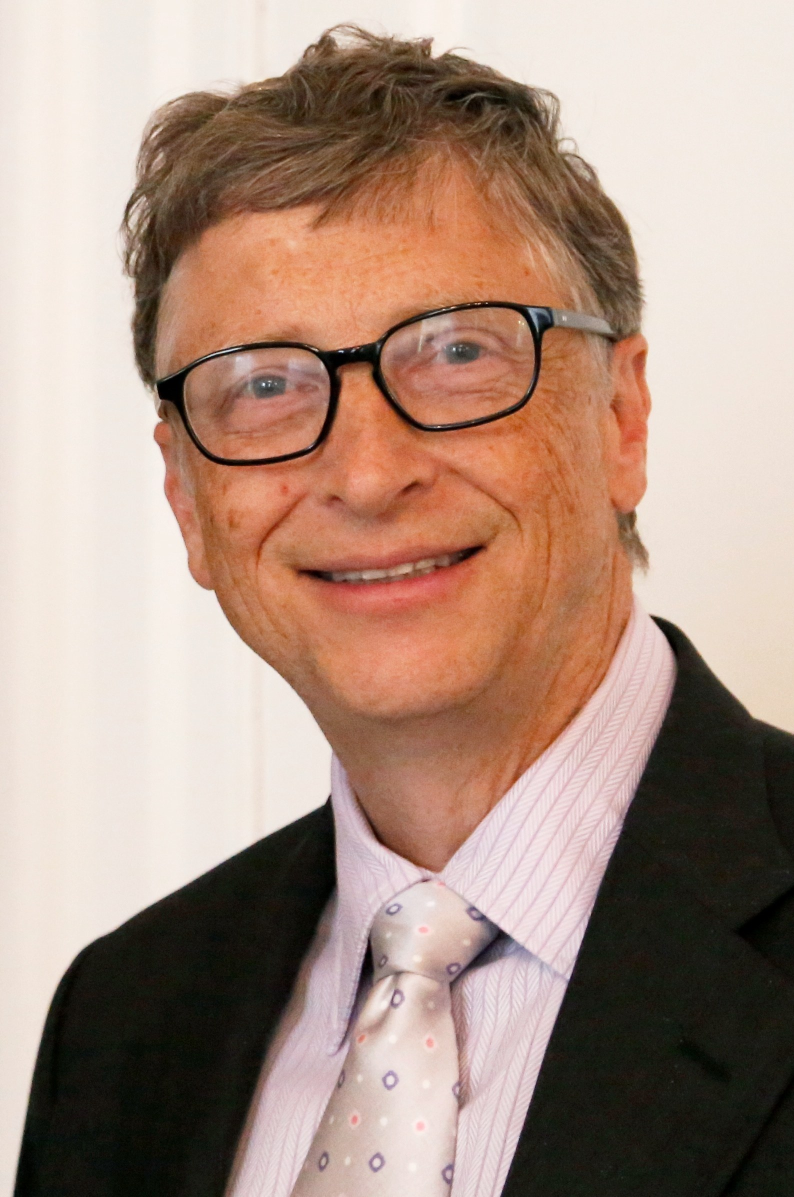
#> input picture midia/fotos/bill-gates.jpg, 1588 x 2393 px (shown at 1/2 size)
$ python -i editorial.py   (imports and definitions only)
#> lines starting #> are read from the running program, lines starting #| are printed output that depends on the picture
"""Layout editorial (padrão revista): serifada para frases de impacto, Inter para apoio,
fotografia real opcional (campo "foto": caminho local + "credito"), grão fotográfico sutil."""
import json
from pathlib import Path
from PIL import Image, ImageDraw, ImageFilter, ImageFont, ImageOps

from src import qualidade
from src.render import W, H, MARGEM, fonte, quebrar, hex_rgb

FONTES = Path(__file__).resolve().parent.parent / "fonts"
PAPEL, PAPEL2 = (244, 243, 238), (236, 234, 227)
TINTA, TINTA_SUAVE = (24, 25, 29), (92, 96, 104)
NOITE, NOITE2 = (24, 25, 29), (30, 33, 38)


# [31 lines left out: functions serif, _bloco_serif, _escrever, _fundo, not called in this run]


def _foto(caminho, gradiente=True):
    """Foto real em tela cheia, recorte central 4:5, cor suave e degradê escuro embaixo."""
#> called with caminho = '../midia/fotos/bill-gates.jpg', gradiente = True
    im = ImageOps.fit(Image.open(caminho).convert("RGB"), (W, H), Image.LANCZOS, centering=(0.5, 0.35))
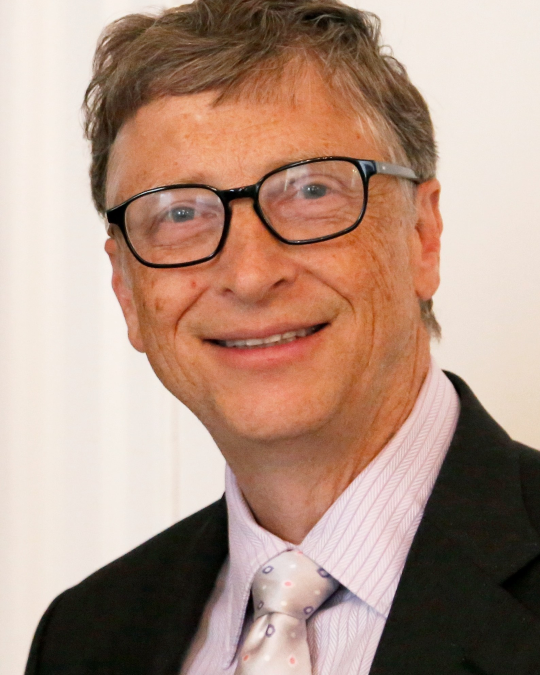
#> im: PIL image 1080x1350 RGB (shown at 1/2 size); mean R, G, B 176.9, 147.4, 131.6
    im = Image.blend(im, Image.new("RGB", (W, H), (28, 28, 30)), 0.08)  # tira o excesso de contraste
    if gradiente:
        g = Image.new("L", (1, H))
        for y in range(H):
            t = max(0, (y - H * 0.36) / (H * 0.64))
            topo = max(0, (260 - y) / 260)  # sombra no topo para o cabeçalho
            g.putpixel((0, y), int(max(248 * t ** 1.1, 150 * topo)))
        g = g.resize((W, H))
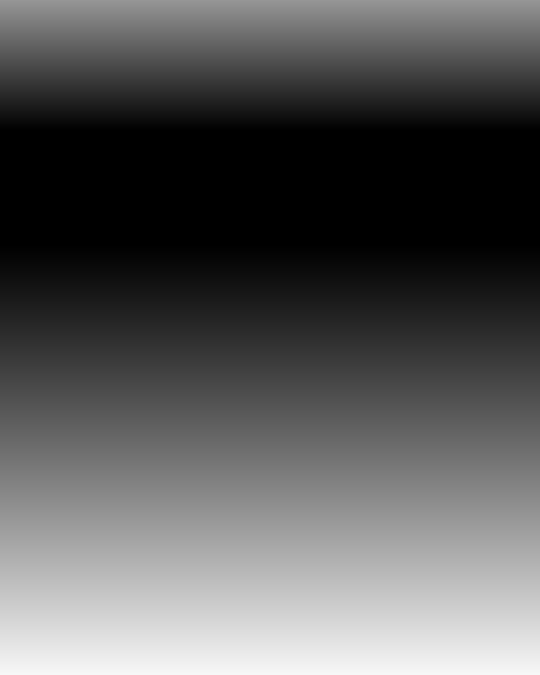
#> g: PIL image 1080x1350 L (shown at 1/2 size); min 0, max 247, mean 89.6
        im = Image.composite(Image.new("RGB", (W, H), (14, 14, 16)), im, g)
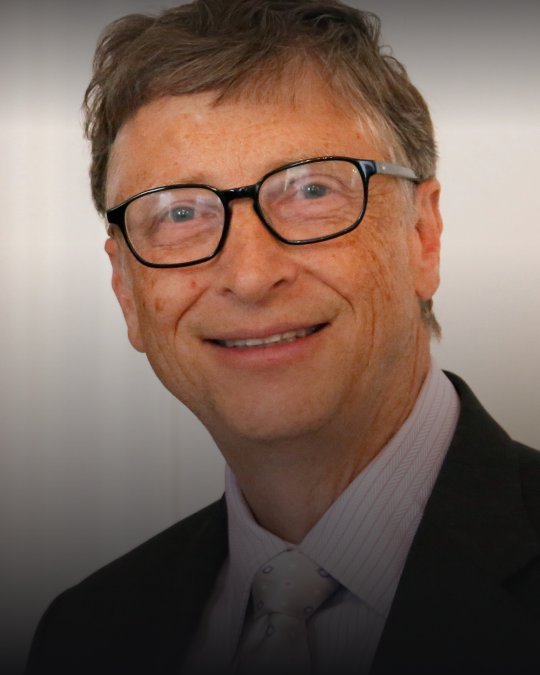
#> im: PIL image 1080x1350 RGB (shown at 1/2 size); mean R, G, B 120.7, 99.4, 88.8
    return im


# [98 lines left out: functions _cabecalho, _rodape, peca, carrossel, not called in this run]


# ---------------------------------------------------------------- stories de citação (1080x1920)
SW, SH = 1080, 1920
MARINHO = (16, 22, 36)


# [81 lines left out: functions _gradiente, story_citacao, story_citacao_antigo, not called in this run]


# ---------------------------------------------------------------- estilo "capa central" (foto cheia + degradê marinho + serifada centralizada)
MARINHO_PROF = (10, 22, 48)


# [91 lines left out: functions capa_central, render_editorial, not called in this run]

>>> result = _foto('../midia/fotos/bill-gates.jpg')

$ run again, on midia/fotos/henry-ford.jpg
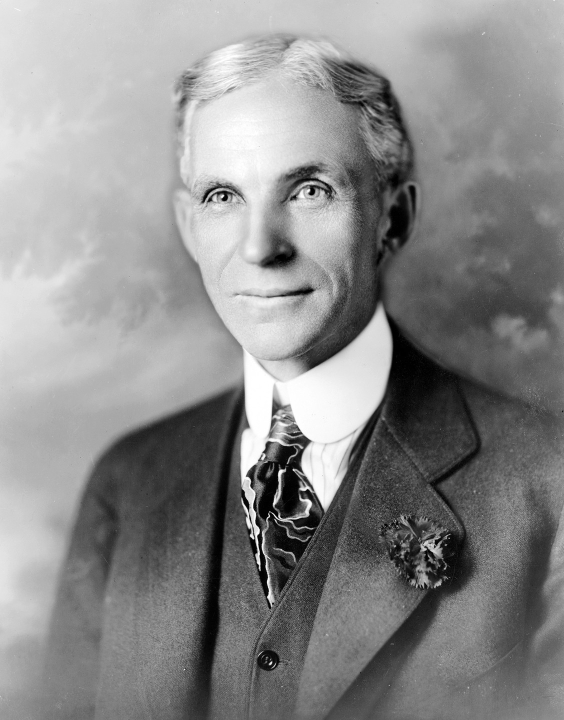
#> input picture midia/fotos/henry-ford.jpg, 1128 x 1440 px (shown at 1/2 size)
#> in _foto, `im = ImageOps.fit(Image.open(caminho).convert("RGB"), (W, H), Image.LA..`:
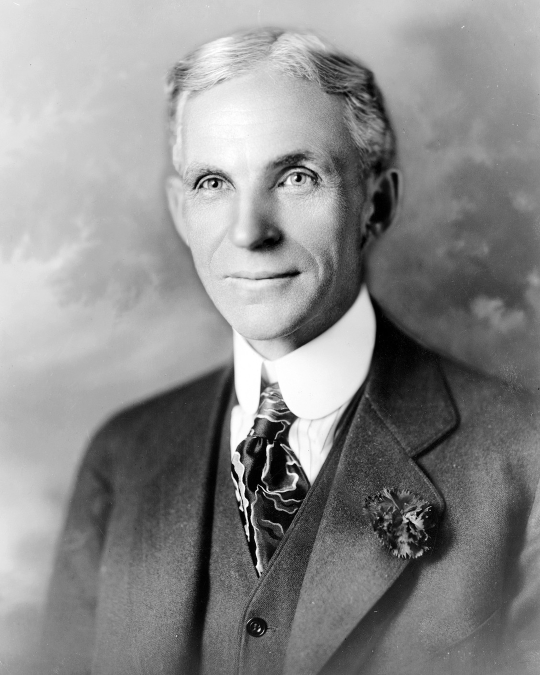
#> im: PIL image 1080x1350 RGB (shown at 1/2 size); min 0, max 255, mean 138.6
#> in _foto, `im = Image.composite(Image.new("RGB", (W, H), (14, 14, 16)), im, g)`:
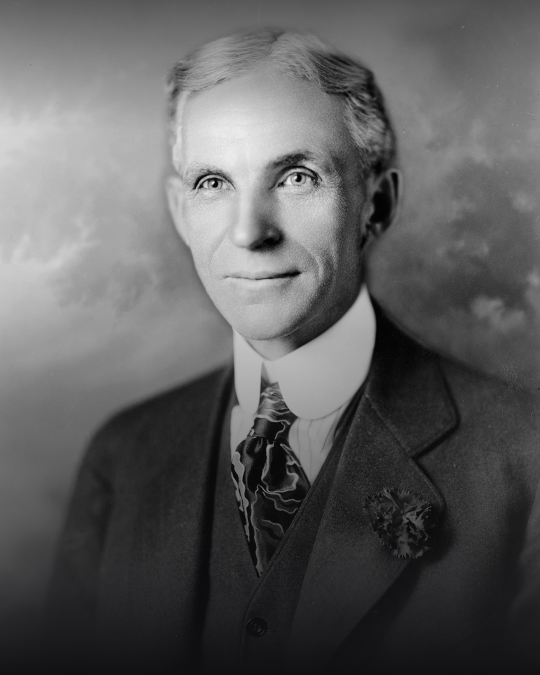
#> im: PIL image 1080x1350 RGB (shown at 1/2 size); mean R, G, B 93.6, 93.6, 94.4

$ run again, on midia/fotos/luiza-trajano.jpg
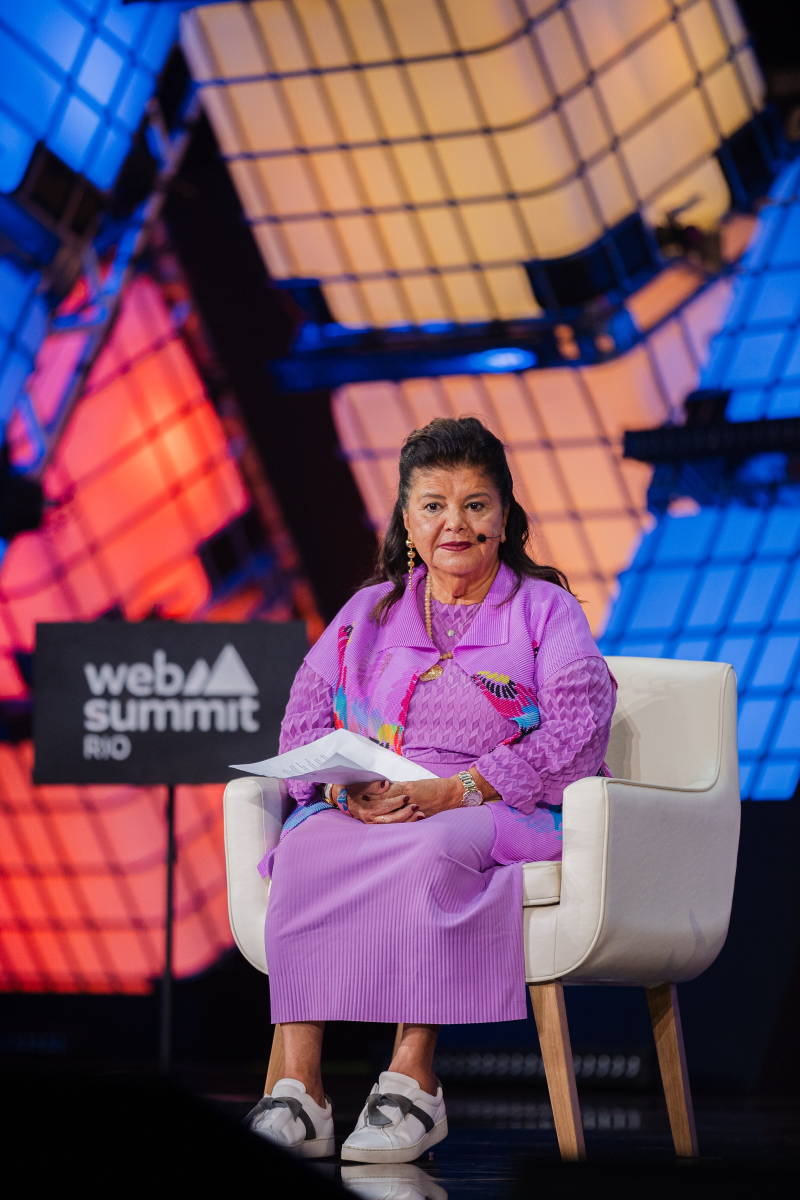
#> input picture midia/fotos/luiza-trajano.jpg, 1600 x 2400 px (shown at 1/2 size)
#> in _foto, `im = ImageOps.fit(Image.open(caminho).convert("RGB"), (W, H), Image.LA..`:
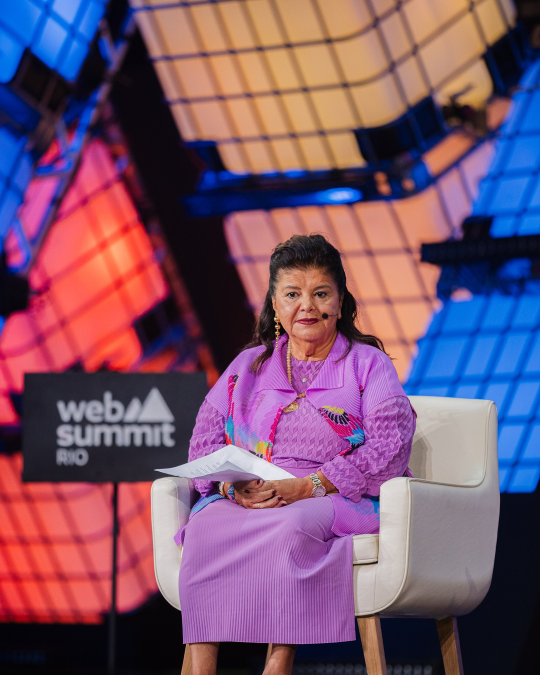
#> im: PIL image 1080x1350 RGB (shown at 1/2 size); mean R, G, B 120.5, 84.2, 108.7
#> in _foto, `im = Image.composite(Image.new("RGB", (W, H), (14, 14, 16)), im, g)`:
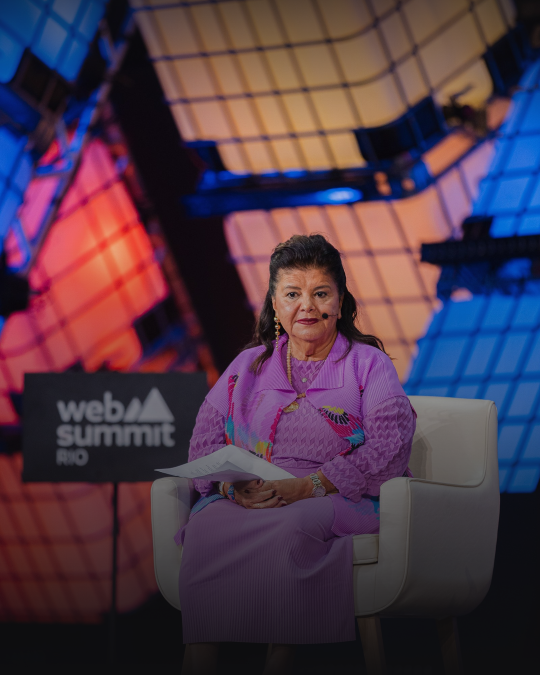
#> im: PIL image 1080x1350 RGB (shown at 1/2 size); mean R, G, B 77.7, 56.3, 72.2
